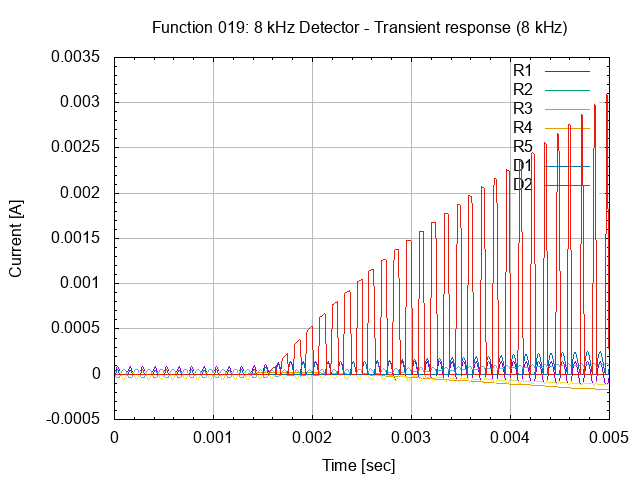

This chart was generated by the following gnuplot code:
# setup terminal
set term png

# setup graph
set output "26.019.00.02.01.02.png"
set title "Function 019: 8 kHz Detector - Transient response (8 kHz)"

# setup Y-axis
set grid ytics lt 1 lw 1 lc rgb "#bbbbbb"
set mytics
set ylabel "Current [A]"

# setup X-axis
set grid xtics lt 1 lw 1 lc rgb "#bbbbbb"
set mxtics
set xrange [0:0.005]
set xlabel "Time [sec]"

# setup plot style
set style data lines
plot '26.019.00.02.01.dat' using 1:2 title "R1", \
     '26.019.00.02.01.dat' using 1:3 title "R2", \
     '26.019.00.02.01.dat' using 1:4 title "R3", \
     '26.019.00.02.01.dat' using 1:5 title "R4", \
     '26.019.00.02.01.dat' using 1:6 title "R5", \
     '26.019.00.02.01.dat' using 1:7 title "D1", \
     '26.019.00.02.01.dat' using 1:8 title "D2"

# set output back to default
set output

# reset terminal type
set terminal pop
